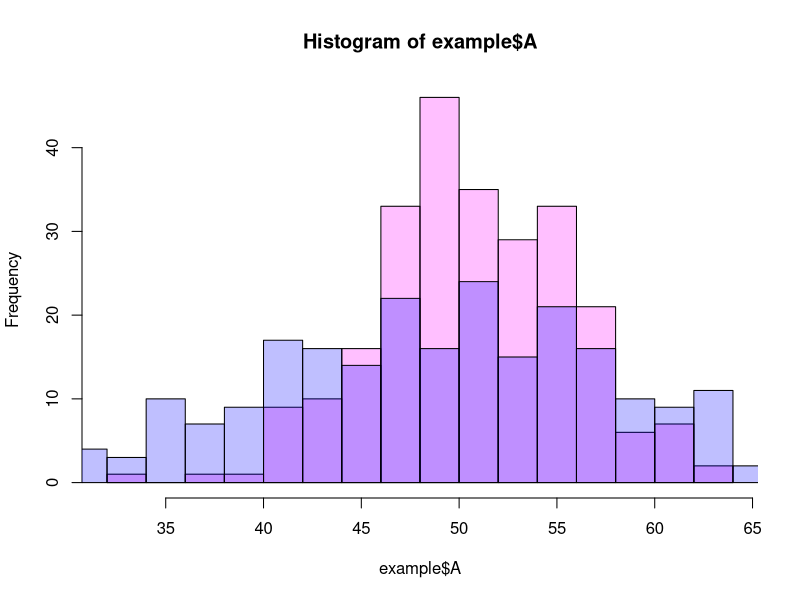
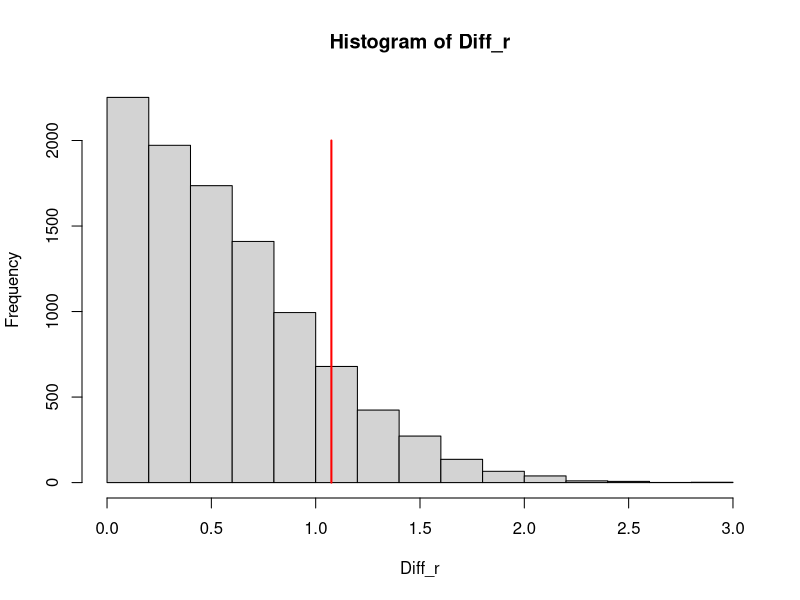

These figures' R source, in order: (Note: a time limit stopped this script after it produced the figures.)

# 設問(1)
	example <- read.table("data_r.txt", header=TRUE)
	cols <- colnames(example)
	hist(example$A, breaks= 20, col= "#ff00ff40")
	hist(example$B, breaks= 20, col= "#0000ff40", add= TRUE)

	# arrowheadline <- arrow_head_line(angle=0, lineend="butt")
# histogram <- function(i) {
# 	c <- cols[i]
# 	w <- example[,c]
# 	m <- mean(w)
# 	sd <- sd(w)
	
# 	cat(c, "の平均値=", m, "\n", sep="")
# 	cat(c, "の標準偏差=", sd, "\n", sep="")
	
# 	ggplot(example[i], aes(x= w)) + 
# 		geom_histogram()+
# 		labs(x= paste(c, "の体重", sep=""), y= "個体数") +
# 				geom_segment(aes(x= m,    y= -0.3, xend= m, yend= 5), colour="red")+
# 		geom_arrow_segment(aes(x= m-sd, y= -0.3, yend= 0), color= 2)+
# 		geom_arrow_segment(aes(x= m+sd, y= -0.3, yend= 0), color= 2)+
# 		geom_arrow_segment(aes(xend= m - sd, y= 5, x= m), color= 2)+
# 		geom_arrow_segment(aes(xend= m + sd, y= 5, x= m), color= 2)+
# 		annotate("text", x= m, y= 5.2, label="平均")+
# 		annotate("text", x= m-sd, y= 5.5, label="平均-標準偏差")+
# 		annotate("text", x= m+sd, y= 5.5, label="平均+標準偏差")+
# 		annotate("text", x= m, y= -0.5, label= round(m, 2))+
# 		annotate("text", x= m-sd, y= -0.5, label= round(m-sd, 2))+
# 		annotate("text", x= m+sd, y= -0.5, label= round(m+sd, 2))
# }
# ggs <- lapply(1:length(example), function(i) {
# 	histogram(i)
# })
# wrap_plots(ggs)

# 設問(2)
	random_p <- function(n, example, showHist) {
		Diff <- abs(mean(example[,1]) - mean(example[,2]))
		
		Diff_r <- numeric(n+1)
		Data <- unlist(example, use.names=F)
		
		for (i in 1:n) {
			data_r <- sample(Data, replace=F)
			A_r <- data_r[1: length(example[,1])]
			B_r <- data_r[(length(example[,2])+1): length(data_r)]
			Diff_r[i] <- abs(mean(A_r) - mean(B_r))
		}
		
		Diff_r[n+1] <- Diff
		p <- sum(Diff_r >= Diff)/ (n+1)
		
		if (showHist) {
			hist(Diff_r)
			# arrows(p, -1, p, 0, code=3, col="red", lwd=2)
			segments(Diff, 2000, y1=0, col="red", lwd=2)
			text(cex=1.5, Diff+0.3, 500, cat("p値", p))
		}
		return(p)
	}
		
	cat("p値", random_p(9999, example, T), "\n")

# 設問(3)
	
	seq_step_resultlen <- function(start, end, resultlen) {
		return(seq(start, end, (end - start)%/%(resultlen - 1)))
	}
	
	pvalues <- sapply(1:10, function(i){
		return(random_p(50, example, F))
	} )
	print("pvalues=")
	print(pvalues)
	
	pmean <- mean(pvalues)
	psd <- sd(pvalues)
	cat("p値平均", pmean, "\n")
	cat("p値標準偏差", psd, "\n")
	
	ptuples <- lapply( seq_step_resultlen(50, 50000, 11) , function(i) {
		pvalues <- sapply(1:10, function(j) { 
			return(random_p(i, example, FALSE))
		})
		pmean <- mean(pvalues)
		psd <- sd(pvalues)
		return(c(i, pmean, psd))
		# return(c(i, random_p(i, example, FALSE)) )
	})
	
	print(ptuples)
	
	transposed <- transpose(ptuples)
	print(transposed)
	
	values <- map(transposed,
		function(x) { return(unlist(x, use.names= F)) }
	)
	flat <- map(ptuples,
		function(x) { return(setNames(unlist(x, use.names= F), c("n", "p_mean", "p_sd"))) }
	)
	print(flat)
	print(values)
	
	# datas <- data.frame(values
	# 	#, row.names= c("n", "p.mean", "p.sd")
	# )
	
	# datas <- bind_rows(lapply(ptuples, as.data.frame.list))
	# datas <- do.call(rbind.data.frame, flat)
	datas <- dplyr::bind_rows(flat)
	print(datas)
	print(datas$n)
	
	# plotv <- function(data, aesxy, keta) {
	# 	# dat <- dplyr::bind_cols( c(data[aesxy[1]], data[aesxy[2]]) )

	# 	print(data[[aesxy[1]]])
		
	# 	x <- data[[aesxy[1]]]
	# 	y <- data[[aesxy[2]]]
	# 	# dat <- data.frame(
	# 	# )
	# 	dat <- data
	# 	print(dat)
	# 	dat$text <- with(dat, paste(round(,keta[1]), round(y,keta[2]), sep=", ") )
	# 	gp <- ggplot(
	# 		data= dat,
	# 		aes(x= aesxy[1], y= aesxy[2], label= text)
	# 	)+
	# 	geom_point()+
	# 	geom_text(
	# 		size= 4,
	# 		hjust= 1,
	# 		vjust= 1
	# 	)
	# 	return(gp)
	# }
	
	# plotv(datas, c("n", "p_mean"), c(2, 3))+
	# plotv(datas, c("n", "p_sd"), c(2, 3))
	
	# plot(x= datas$n, y= datas$p_mean, type="b")
	# plot(x= datas$n, y= datas$p_sd, add= T, type="b" ,lty= 2)
	
	# datas %>%
	# 	gather(ynames, cols, -n) %>%
	# 	ggplot(aes(x= n, y= cols))+
	# 	geom_line(aes(linetype= ynames))
	
	# print(gg)
	
	
	ggplot(datas, aes(n, p_mean))+
		geom_point()+
		geom_line()
	
	ggplot(datas, aes(n, p_sd))+
		geom_point()+
		geom_line(linetype= "dashed")


# 設問(4)
	res.perm <- permTS(
		x= example$A, 
		y= example$B, 
		alternative= "greater",
	
	)
	print(res.perm)
	
	res.t <- t.test(
		x= example$A,
		y= example$B,
		alternative= "greater",
		paired= FALSE,
		var.equal= TRUE,
		conf.level= 0.95,
	)
	print(res.t)
	
